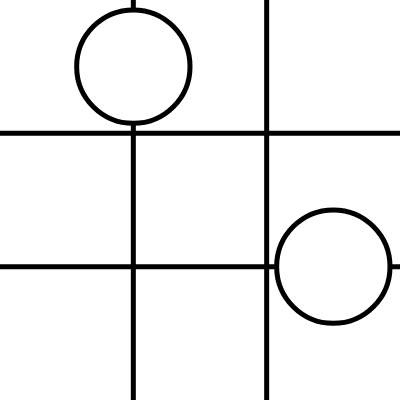
Frame 1 (no input)
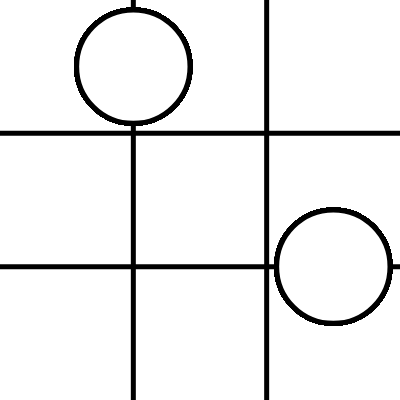
Frame 60 (no input)
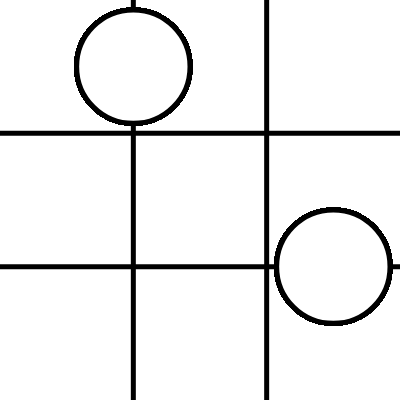
Frame 120 (the mouse pressed at the canvas centre since frame 60)

The p5.js sketch that drew these frames (run headless with seeded random() and noise() and a simulated clock; from frame 60 on, the mouse is pressed at the canvas centre):

// p5.js sketch
// ── sketch.js
var canvasX = 400;
var canvasY = 400;

var multiplier = canvasX / 6;

var grid = [
    ["", "O", ""],
    ["", "", ""],
    ["", "", "O"]
];


function drawGrid(){

    fill(0);
    strokeWeight(5);
    line(canvasX / 3, 0, canvasX / 3, canvasY);
    line((canvasX / 3) * 2, 0, (canvasX / 3) * 2 , canvasY);

    line(0, canvasY / 3, canvasX, canvasY / 3);
    line(0, (canvasY / 3) * 2, canvasX, (canvasY / 3) * 2);

}

function fillGrid(){
    for(var i = 0; i < grid.length; i++){
        for(var j = 0; j < grid.length; j++){
            if(grid[i][j] == "O"){
                fill(255);
                stroke(0)
                translate(multiplier * (j + 1), multiplier * (i + 1));
                circle(0, 0, canvasX / 3 - 20)
            } else {
                
            }
        }
    }
}

function addCircleAt(x, y){

}


function mouseClicked(){

    var x = mouseX;
    var y = mouseY;
    var x32 = (canvasX / 3)*2;
    var y32 = (canvasY / 3)*2;

    if(x < canvasX / 3){
        if(y < canvasY / 3){
            console.log("1");
        }else if(y > y32){
            console.log("7");
        }else{
            console.log("4");
        }
    } else if(x > x32){
        if(y < canvasY / 3){
            console.log("3");
        }else if(y > y32){
            console.log("9");
        }else{
            console.log("6");
        }
    }else {
        if(y < canvasY / 3){
            console.log("2");
        }else if(y > y32){
            console.log("8");
        }else{
            console.log("5");
        }
    }

}

function setup(){
    frameRate(120);
    createCanvas(canvasX, canvasY);
    background(255);
    drawGrid();


}


function draw(){    
    fillGrid();
}
